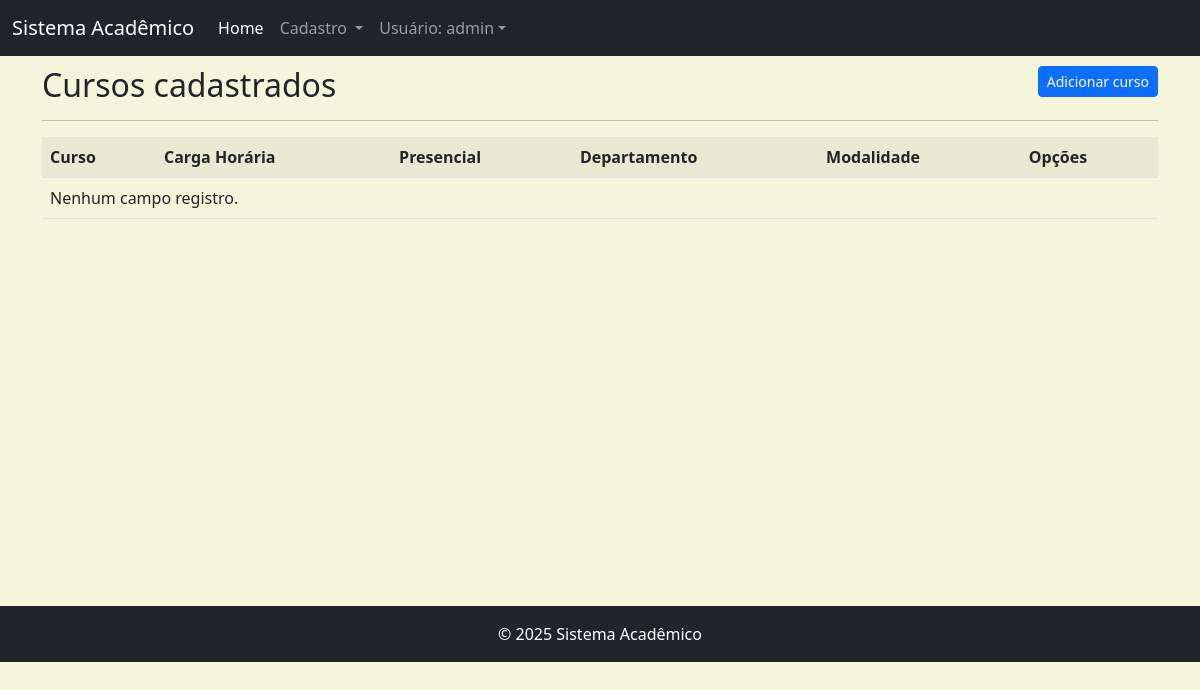
Before: /listar/curso/ (signed in) with the older database file.
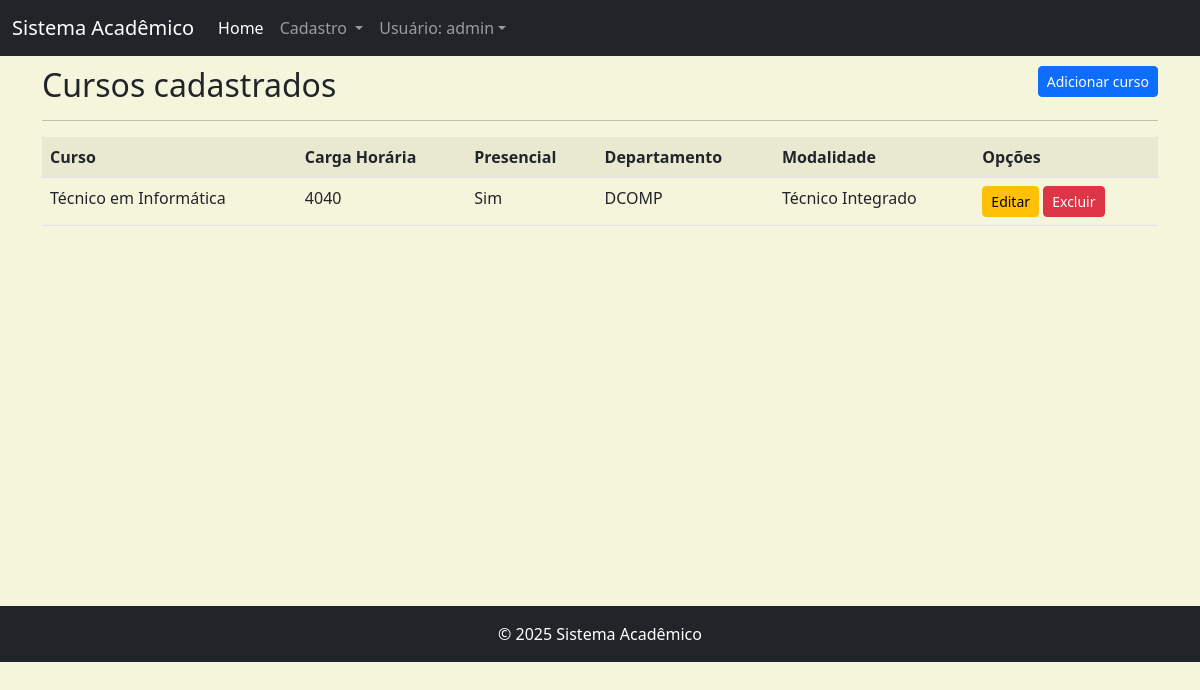
After: the same page with the newer database file.
### cadastros/models.py (models this page shows, shortened)
class Curso(models.Model):
    nome = models.CharField(max_length=50)
    cargaHoraria = models.IntegerField(verbose_name="Carga Horária")
    presencial = models.BooleanField()
    departamento = models.ForeignKey(Departamento, on_delete=models.PROTECT)
    modalidade = models.ForeignKey(Modalidade, on_delete=models.PROTECT)

class Departamento(models.Model):
    nome = models.CharField(max_length=50)
    sigla = models.CharField(max_length=5)

class Modalidade(models.Model):
    nome = models.CharField(max_length=50)

### cadastros/views.py (the view)
class CursoList(LoginRequiredMixin, ListView):
    model = Curso
    template_name = 'cadastros/lista/curso.html'
    login_url = reverse_lazy('login')

### cadastros/templates/cadastros/lista/curso.html (shortened to what this page needs)
{% extends 'paginas/base.html' %}
{% load static %}
{% block conteudo %}
<h2>Cursos cadastrados
    <a href="{% url 'cadastrar-curso' %}"
    class="btn btn-primary btn-sm float-end">
        Adicionar curso
    </a>
</h2>
<hr>
<div class="table-responsive">
    <table class="table table-striped">
        <tr>
            <th>Curso</th>
            <th>Carga Horária</th>
            <th>Presencial</th>
            <th>Departamento</th>
            <th>Modalidade</th>
            <th>Opções</th>
        </tr>
        {% for curso in object_list %}
        <tr>
            <td>{{ curso.nome }}</td>
            <td>{{ curso.cargaHoraria }}</td>
            <td>
                {% if curso.presencial %}
                Sim
                {% else %}
                Não
                {% endif %}
            </td>
            <td>{{ curso.departamento.sigla }}</td>
            <td>{{ curso.modalidade.nome }}</td>
            <td>
                <a href="{% url 'editar-curso' curso.pk %}"
                class="btn btn-warning btn-sm" title="Editar">
                    Editar
                </a>
                <a href="{% url 'excluir-curso' curso.pk %}"
                class="btn btn-danger btn-sm" title="Excluir">Excluir</a>
            </td>
        </tr>
        {% empty %}
        <tr>
            <td colspan="6">
                Nenhum campo registro.
            </td>
        </tr>
        {% endfor %}
    </table>
</div>
{% endblock %}

### paginas/templates/paginas/base.html (shortened to what this page needs)
{% load static %}
<!DOCTYPE html>
<html lang="pt-br">
<head>
    <link rel="stylesheet" href="https://cdn.jsdelivr.net/npm/bootstrap@5.2.3/dist/css/bootstrap.min.css">
    <link rel="stylesheet" href="{% static 'css/style.css' %}">
</head>
<body>
    <nav class="navbar navbar-expand-lg navbar-dark bg-dark">
        <div class="container-fluid">
            <a class="navbar-brand" href="#">Sistema Acadêmico</a>
            <div class="collapse navbar-collapse" id="navbarNav">
                <ul class="navbar-nav">
                    <li class="nav-item">
                        <a class="nav-link active" aria-current="page" href="{% url 'inicio' %}">Home</a>
                    </li>
                    {% if request.user.is_authenticated %}
                    <li class="nav-item dropdown" id="dropdownCadastro">
                        <a class="nav-link dropdown-toggle" role="button"
                        data-bs-toggle="dropdown" aria-expanded="false" href="#">
                            Cadastro
                        </a>
                    </li>
                    {% endif %}
                    {% if request.user.is_authenticated %}
                    <li class="nav-item dropdown" id="dropdownLogin">
                        <a class="nav-link dropdown-toggle" role="button" data-bs-toggle="dropdown" aria-expanded="false" href="#">Usuário: {{ user }}</a>
                    </li>
                    {% endif %}
                </ul>
            </div>
        </div>
    </nav>
    <div class="container">
        {% block conteudo %}{% endblock %}
    </div>
    <footer class="footer mt-auto py-3 bg-dark">
        <div class="rodape">
            {% block rodape %}
            <span class="text-bg-dark">© 2025 Sistema Acadêmico</span>
            {% endblock %}
        </div>
    </footer>
</body>
</html>

### static/css/style.css (style rules this page uses)
body { background-color: beige; }
.container { min-height: 550px; padding-top: 10px; }
.rodape { text-align: center; }

Changed rows visible on the page:
added Curso: nome "Técnico em Informática", cargaHoraria "4040", presencial "Sim", departamento.sigla "DCOMP", modalidade.nome "Técnico Integrado"
Other visible differences:
text no longer shown: "Nenhum campo registro."
